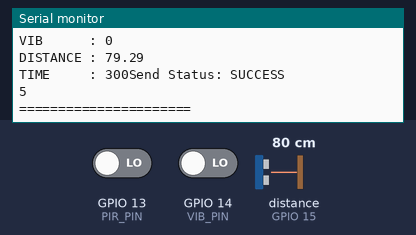
Bench run of a sketch on a simulated ESP32. On the bench: the last lines printed to the serial monitor. Wiring (inferred from the names in the program): ultrasonic range finder: trigger GPIO 12; echo GPIO 15. The inputs (shaded band) are chosen by the test bench; at power-on: distance to the obstacle (sensor on GPIO 15) 80 cm, GPIO 13 (PIR_PIN) LOW, GPIO 14 (VIB_PIN) LOW. The echo pulse lasts 58.3 µs per cm; a WiFi scan finds three made-up networks.

Above: at 3.2 s.
3.3 s: distance to the obstacle (sensor on GPIO 15) set to 2 cm
At 4.6 s:
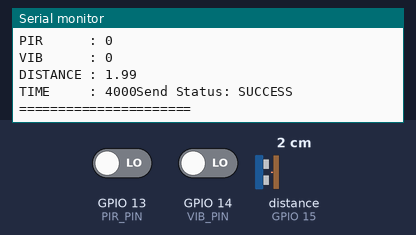
4.8 s: GPIO 13 (PIR_PIN) driven HIGH
6.3 s: GPIO 14 (VIB_PIN) driven HIGH
7.8 s: distance to the obstacle (sensor on GPIO 15) set to 4 cm
At 8.8 s:
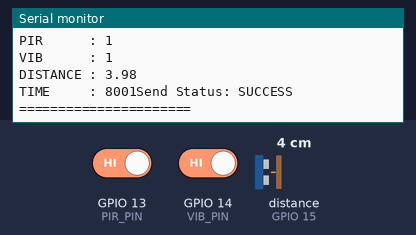
Timing chart, 0 to 10.3 s (numbered marks = the images above; inputs shaded):
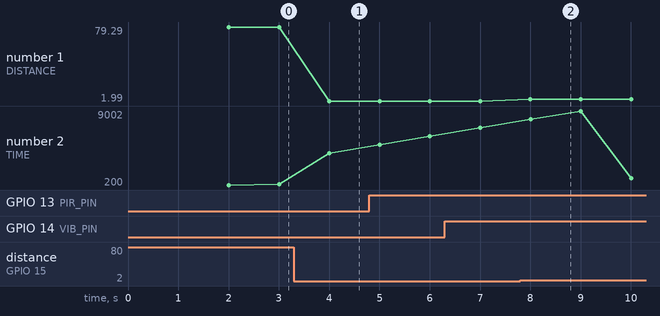

The sketch:

Esp32_2.ino
```cpp
#include <WiFi.h>
#include <esp_now.h>
#include <esp_wifi.h>

#define PIR_PIN   13
#define VIB_PIN   14
#define TRIG_PIN  12
#define ECHO_PIN  15

#define DIST_THRESHOLD 50

typedef struct {
  uint8_t node_id;
  uint8_t pir_recent;
  uint8_t vib_recent;
  float distance;
  unsigned long trigger_time;
} SensorData;

SensorData data;

unsigned long lastPirTime = 0;
unsigned long lastVibTime = 0;

uint8_t gatewayMAC[] = {0x00,0x4B,0x12,0x30,0xCD,0xBD};

float getDistance() {

  digitalWrite(TRIG_PIN, LOW);
  delayMicroseconds(2);

  digitalWrite(TRIG_PIN, HIGH);
  delayMicroseconds(10);

  digitalWrite(TRIG_PIN, LOW);

  long duration = pulseIn(ECHO_PIN, HIGH, 30000);

  if(duration == 0)
    return 999;

  return duration * 0.034 / 2.0;
}

void onDataSent(const uint8_t *mac_addr,
                esp_now_send_status_t status) {

  Serial.print("Send Status: ");

  if(status == ESP_NOW_SEND_SUCCESS)
    Serial.println("SUCCESS");
  else
    Serial.println("FAILED");
}

void setup() {

  Serial.begin(115200);

  pinMode(PIR_PIN, INPUT);
  pinMode(VIB_PIN, INPUT);

  pinMode(TRIG_PIN, OUTPUT);
  pinMode(ECHO_PIN, INPUT);

  WiFi.mode(WIFI_STA);
  WiFi.disconnect();

  Serial.println("Scanning for Gateway channel...");
  int32_t channel = 1;
  int n = WiFi.scanNetworks();
  for (int i = 0; i < n; i++) {
    if (WiFi.SSID(i) == "Avi's Nord 5G") {
      channel = WiFi.channel(i);
      Serial.print("Found hotspot on channel: ");
      Serial.println(channel);
      break;
    }
  }

  // Set the ESP32 to the correct channel before initializing ESP-NOW
  esp_wifi_set_promiscuous(true);
  esp_wifi_set_channel(channel, WIFI_SECOND_CHAN_NONE);
  esp_wifi_set_promiscuous(false);

  Serial.print("My MAC: ");
  Serial.println(WiFi.macAddress());

  if(esp_now_init() != ESP_OK) {
    Serial.println("ESP-NOW Init Failed");
    return;
  }

  esp_now_register_send_cb(onDataSent);

  esp_now_peer_info_t peerInfo = {};

  memcpy(peerInfo.peer_addr,
         gatewayMAC,
         6);

  peerInfo.channel = channel;
  peerInfo.encrypt = false;

  if(esp_now_add_peer(&peerInfo) != ESP_OK) {
    Serial.println("Peer Add Failed");
    return;
  }

  data.node_id = 2;
}

void loop() {

  if(digitalRead(PIR_PIN))
    lastPirTime = millis();

  if(digitalRead(VIB_PIN))
    lastVibTime = millis();

  static unsigned long lastSendTime = 0;
  if(millis() - lastSendTime >= 1000) {
    lastSendTime = millis();

    data.pir_recent = (millis() - lastPirTime < 3000);
    data.vib_recent = (millis() - lastVibTime < 3000);
    data.distance = getDistance();
    data.trigger_time = millis();

    esp_now_send(gatewayMAC, (uint8_t*)&data, sizeof(data));

    Serial.println();
    Serial.println("======================");
    Serial.println("NODE 2 WEST");
    Serial.print("PIR      : ");
    Serial.println(data.pir_recent);
    Serial.print("VIB      : ");
    Serial.println(data.vib_recent);
    Serial.print("DISTANCE : ");
    Serial.println(data.distance);
    Serial.print("TIME     : ");
    Serial.println(data.trigger_time);
    Serial.println("======================");
  }
}
```

Measured:
- after the input at 3.3 s, the serial monitor: prints a new line after 0.70 s (image 1)
- after the input at 7.8 s, the serial monitor: prints a new line after 0.20 s (image 2)
- plotted number 1: 79.29 → 1.99 after the input at 3.3 s, 1.99 → 3.98 after the input at 7.8 s
- plotted number 2: 300 → 4000 after the input at 3.3 s
